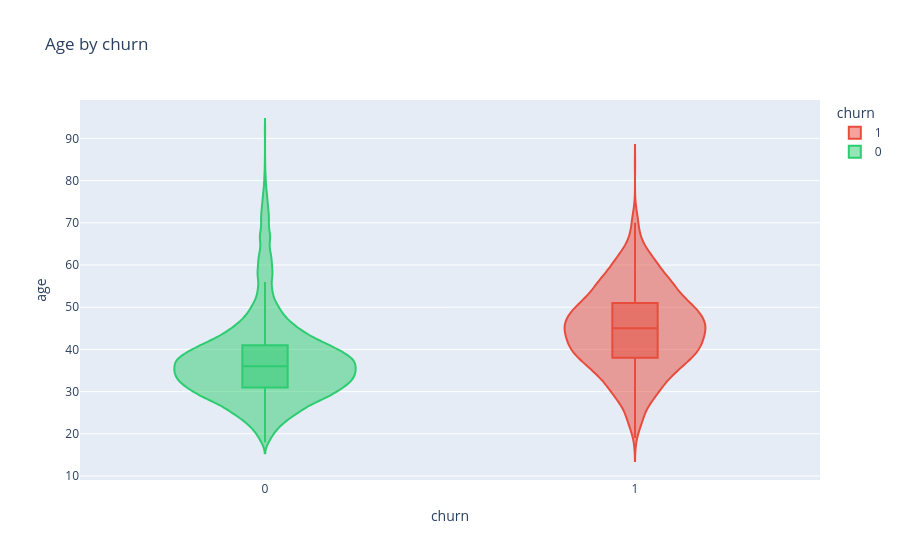
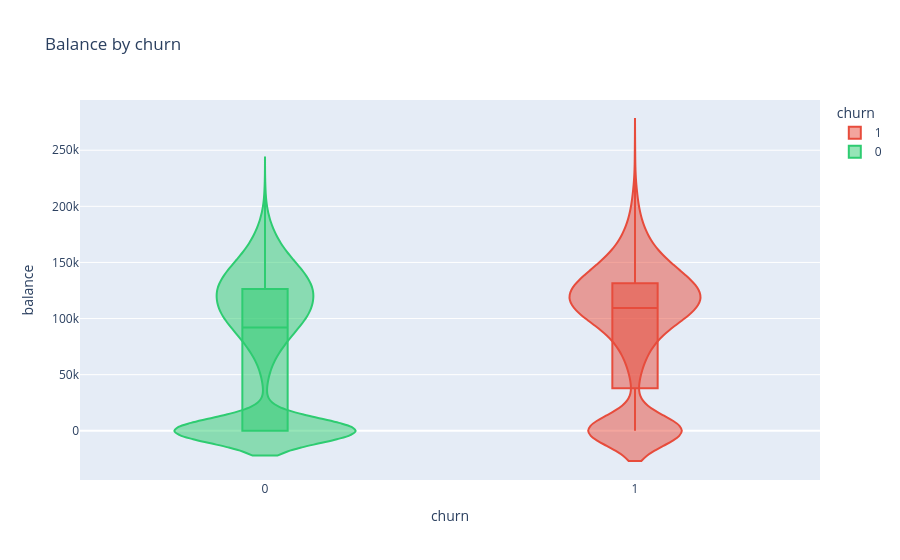
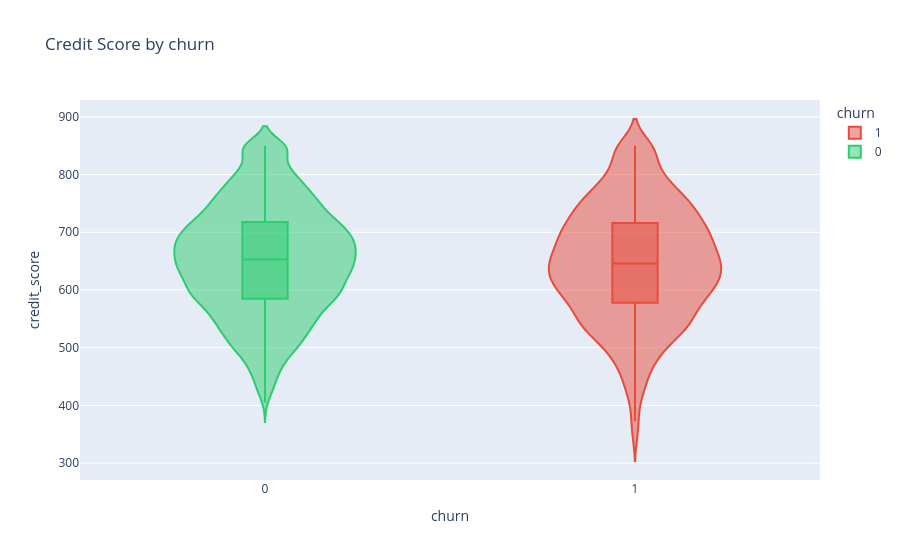

Notebook code cell kept with these figures, in order:
### Markdown cell above
## Numeric features vs churn

Violin plots for `age`, `balance`, `credit_score`. Do churners look different?

### Code cell
for col in ["age", "balance", "credit_score"]:
    px.violin(
        df,
        x="churn",
        y=col,
        color="churn",
        box=True,
        points=False,
        title=f"{col.replace('_', ' ').title()} by churn",
        color_discrete_map={0: "#2ecc71", 1: "#e74c3c"},
    ).show()

### Figure 1 — Plotly figure (JSON) as saved in the notebook; plotly's stock layout.template omitted (floating-point values rounded to 4 significant figures; data arrays with more than 128 entries replaced by an {"elided": "..."} marker saying what was removed)
{"data": [{"alignmentgroup": "True", "box": {"visible": true}, "hovertemplate": "churn=%{x}<br>age=%{y}<extra></extra>", "legendgroup": "1", "marker": {"color": "#e74c3c"}, "name": "1", "offsetgroup": "1", "orientation": "v", "points": false, "scalegroup": "True", "showlegend": true, "type": "violin", "x": {"elided": "2037 int values"}, "x0": " ", "xaxis": "x", "y": {"elided": "2037 int values"}, "y0": " ", "yaxis": "y"}, {"alignmentgroup": "True", "box": {"visible": true}, "hovertemplate": "churn=%{x}<br>age=%{y}<extra></extra>", "legendgroup": "0", "marker": {"color": "#2ecc71"}, "name": "0", "offsetgroup": "0", "orientation": "v", "points": false, "scalegroup": "True", "showlegend": true, "type": "violin", "x": {"elided": "7963 int values"}, "x0": " ", "xaxis": "x", "y": {"elided": "7963 int values"}, "y0": " ", "yaxis": "y"}], "layout": {"legend": {"title": {"text": "churn"}, "tracegroupgap": 0}, "title": {"text": "Age by churn"}, "violinmode": "overlay", "xaxis": {"anchor": "y", "categoryarray": [1, 0], "categoryorder": "array", "domain": [0, 1], "title": {"text": "churn"}}, "yaxis": {"anchor": "x", "domain": [0, 1], "title": {"text": "age"}}}}

### Figure 2 — Plotly figure (JSON) as saved in the notebook; plotly's stock layout.template omitted (floating-point values rounded to 4 significant figures; data arrays with more than 128 entries replaced by an {"elided": "..."} marker saying what was removed)
{"data": [{"alignmentgroup": "True", "box": {"visible": true}, "hovertemplate": "churn=%{x}<br>balance=%{y}<extra></extra>", "legendgroup": "1", "marker": {"color": "#e74c3c"}, "name": "1", "offsetgroup": "1", "orientation": "v", "points": false, "scalegroup": "True", "showlegend": true, "type": "violin", "x": {"elided": "2037 int values"}, "x0": " ", "xaxis": "x", "y": {"elided": "2037 float values"}, "y0": " ", "yaxis": "y"}, {"alignmentgroup": "True", "box": {"visible": true}, "hovertemplate": "churn=%{x}<br>balance=%{y}<extra></extra>", "legendgroup": "0", "marker": {"color": "#2ecc71"}, "name": "0", "offsetgroup": "0", "orientation": "v", "points": false, "scalegroup": "True", "showlegend": true, "type": "violin", "x": {"elided": "7963 int values"}, "x0": " ", "xaxis": "x", "y": {"elided": "7963 float values"}, "y0": " ", "yaxis": "y"}], "layout": {"legend": {"title": {"text": "churn"}, "tracegroupgap": 0}, "title": {"text": "Balance by churn"}, "violinmode": "overlay", "xaxis": {"anchor": "y", "categoryarray": [1, 0], "categoryorder": "array", "domain": [0, 1], "title": {"text": "churn"}}, "yaxis": {"anchor": "x", "domain": [0, 1], "title": {"text": "balance"}}}}

### Figure 3 — Plotly figure (JSON) as saved in the notebook; plotly's stock layout.template omitted (floating-point values rounded to 4 significant figures; data arrays with more than 128 entries replaced by an {"elided": "..."} marker saying what was removed)
{"data": [{"alignmentgroup": "True", "box": {"visible": true}, "hovertemplate": "churn=%{x}<br>credit_score=%{y}<extra></extra>", "legendgroup": "1", "marker": {"color": "#e74c3c"}, "name": "1", "offsetgroup": "1", "orientation": "v", "points": false, "scalegroup": "True", "showlegend": true, "type": "violin", "x": {"elided": "2037 int values"}, "x0": " ", "xaxis": "x", "y": {"elided": "2037 int values"}, "y0": " ", "yaxis": "y"}, {"alignmentgroup": "True", "box": {"visible": true}, "hovertemplate": "churn=%{x}<br>credit_score=%{y}<extra></extra>", "legendgroup": "0", "marker": {"color": "#2ecc71"}, "name": "0", "offsetgroup": "0", "orientation": "v", "points": false, "scalegroup": "True", "showlegend": true, "type": "violin", "x": {"elided": "7963 int values"}, "x0": " ", "xaxis": "x", "y": {"elided": "7963 int values"}, "y0": " ", "yaxis": "y"}], "layout": {"legend": {"title": {"text": "churn"}, "tracegroupgap": 0}, "title": {"text": "Credit Score by churn"}, "violinmode": "overlay", "xaxis": {"anchor": "y", "categoryarray": [1, 0], "categoryorder": "array", "domain": [0, 1], "title": {"text": "churn"}}, "yaxis": {"anchor": "x", "domain": [0, 1], "title": {"text": "credit_score"}}}}
